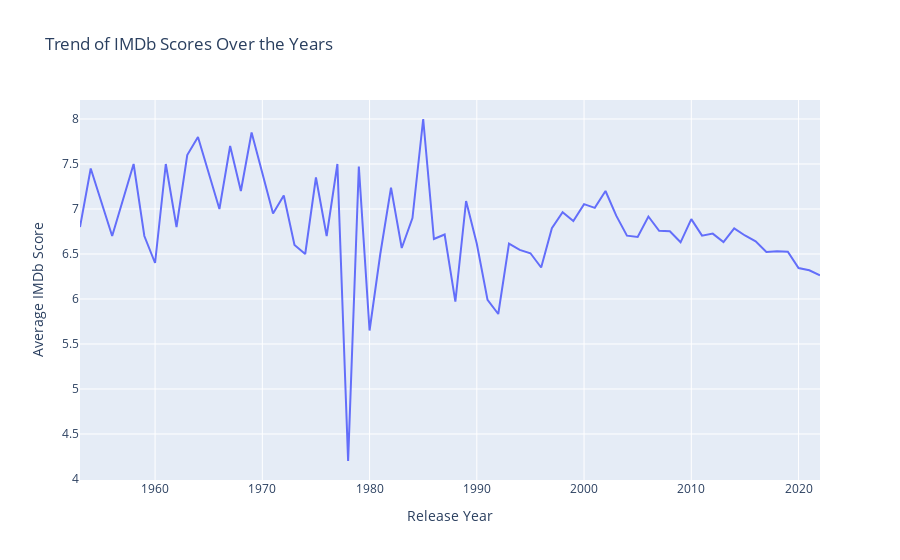

Notebook cell for this chart:
### Code cell
avg_score_per_year = df.groupby("release_year")["imdb_score"].mean().reset_index()

fig = px.line(avg_score_per_year, x="release_year", y="imdb_score",title="Trend of IMDb Scores Over the Years",labels={"release_year": "Release Year", "imdb_score": "Average IMDb Score"})
fig.show()

### Figure 1 — Plotly figure (JSON) as saved in the notebook; plotly's stock layout.template omitted (floating-point values rounded to 4 significant figures)
{"data": [{"hovertemplate": "Release Year=%{x}<br>Average IMDb Score=%{y}<extra></extra>", "legendgroup": "", "line": {"color": "#636efa", "dash": "solid"}, "marker": {"symbol": "circle"}, "mode": "lines", "name": "", "orientation": "v", "showlegend": false, "type": "scatter", "x": [1953, 1954, 1956, 1958, 1959, 1960, 1961, 1962, 1963, 1964, 1966, 1967, 1968, 1969, 1971, 1972, 1973, 1974, 1975, 1976, 1977, 1978, 1979, 1980, 1981, 1982, 1983, 1984, 1985, 1986, 1987, 1988, 1989, 1990, 1991, 1992, 1993, 1994, 1995, 1996, 1997, 1998, 1999, 2000, 2001, 2002, 2003, 2004, 2005, 2006, 2007, 2008, 2009, 2010, 2011, 2012, 2013, 2014, 2015, 2016, 2017, 2018, 2019, 2020, 2021, 2022], "xaxis": "x", "y": [6.8, 7.45, 6.7, 7.5, 6.7, 6.4, 7.5, 6.8, 7.6, 7.8, 7, 7.7, 7.2, 7.85, 6.95, 7.15, 6.6, 6.5, 7.35, 6.7, 7.5, 4.2, 7.471, 5.65, 6.5, 7.237, 6.567, 6.9, 8, 6.667, 6.717, 5.971, 7.089, 6.614, 5.99, 5.833, 6.614, 6.546, 6.508, 6.35, 6.787, 6.964, 6.867, 7.054, 7.013, 7.2, 6.926, 6.703, 6.689, 6.917, 6.757, 6.753, 6.63, 6.887, 6.704, 6.727, 6.632, 6.785, 6.706, 6.641, 6.523, 6.531, 6.526, 6.344, 6.319, 6.263], "yaxis": "y"}], "layout": {"legend": {"tracegroupgap": 0}, "title": {"text": "Trend of IMDb Scores Over the Years"}, "xaxis": {"anchor": "y", "domain": [0, 1], "title": {"text": "Release Year"}}, "yaxis": {"anchor": "x", "domain": [0, 1], "title": {"text": "Average IMDb Score"}}}}
